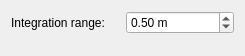
<?xml version="1.0" encoding="UTF-8"?>
<ui version="4.0">
 <class>DisCoverageFrontierWidget</class>
 <widget class="QWidget" name="DisCoverageFrontierWidget">
  <property name="geometry">
   <rect>
    <x>0</x>
    <y>0</y>
    <width>245</width>
    <height>56</height>
   </rect>
  </property>
  <layout class="QGridLayout" name="gridLayout">
   <item row="0" column="0">
    <widget class="QLabel" name="label">
     <property name="text">
      <string>Integration range:</string>
     </property>
     <property name="buddy">
      <cstring>sbIntegrationRange</cstring>
     </property>
    </widget>
   </item>
   <item row="0" column="1">
    <widget class="QDoubleSpinBox" name="sbIntegrationRange">
     <property name="suffix">
      <string> m</string>
     </property>
     <property name="minimum">
      <double>0.100000000000000</double>
     </property>
     <property name="maximum">
      <double>2.000000000000000</double>
     </property>
     <property name="singleStep">
      <double>0.100000000000000</double>
     </property>
     <property name="value">
      <double>0.500000000000000</double>
     </property>
    </widget>
   </item>
   <item row="1" column="0" colspan="2">
    <spacer name="verticalSpacer">
     <property name="orientation">
      <enum>Qt::Vertical</enum>
     </property>
     <property name="sizeHint" stdset="0">
      <size>
       <width>208</width>
       <height>17</height>
      </size>
     </property>
    </spacer>
   </item>
  </layout>
 </widget>
 <resources/>
 <connections/>
</ui>
